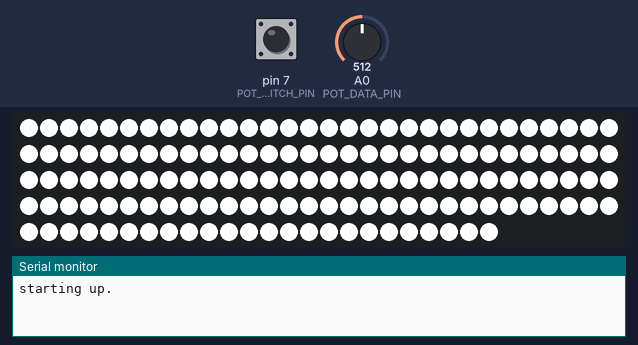
Bench run of a sketch on a simulated Arduino Uno, built with avr-gcc and run on an emulated ATmega328P. Parts: 144 RGB LEDs in strip order, left to right, continuing on the next row, the last lines printed to the serial monitor. The test bench sets the inputs (shaded band); at power-on: pin 7 (POT_SWITCH_PIN) HIGH, A0 (POT_DATA_PIN) = 512. Dim RGB values are drawn brighter than linear; the strip is taken to match the declared colour order.

Above: at 0.9 s.
2.5 s: pin 7 (POT_SWITCH_PIN) pulled LOW for 0.15 s
At 2.8 s:
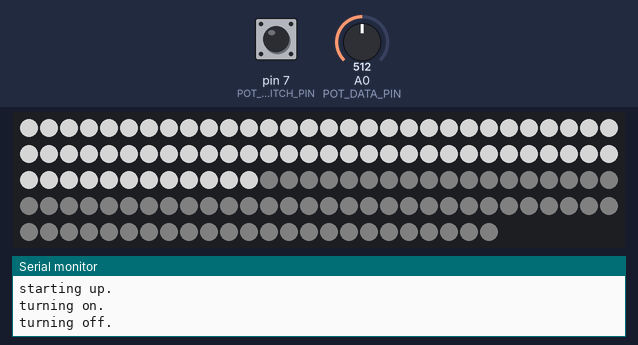
At 4.6 s:
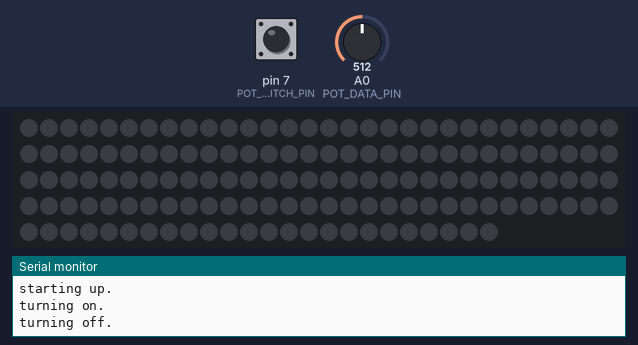
5.2 s: pin 7 (POT_SWITCH_PIN) pulled LOW for 1 s
8.7 s: pin 7 (POT_SWITCH_PIN) pulled LOW for 3.2 s
Timing chart, 0 to 11.7 s (numbered marks = the images above; inputs shaded):
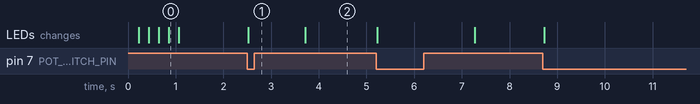

Measured:
- after the input at 2.5 s, the LEDs: change at once (image 1)

The sketch:

led-strip-rgbw2.ino
```cpp
/*
    LED Strip controlled by potentiometer with animations and dynamic brightness (SK6812)
*/

#include <Adafruit_NeoPixel.h>

#define NUMPIXELS 144
#define LED_DATA_PIN 5
#define POT_DATA_PIN A0
#define POT_SWITCH_PIN 7
#define LOW_BRIGHTNESS 5
#define DELAYVAL 10

Adafruit_NeoPixel pixels(NUMPIXELS, LED_DATA_PIN, NEO_RGBW + NEO_KHZ800);

bool isSwitchedOff = true;

void setup() {
  Serial.begin(9600);

  pinMode(POT_SWITCH_PIN, INPUT_PULLUP);

  pixels.begin();

  startUpAnimation();
}

void loop() {

  if(isSwitchedOn()) {

    turnOnIfNeeded();

    processCurrentInput();

  } else {
    turnOffIfNeeded();
  }

  delay(DELAYVAL);
}

void processCurrentInput() {
  int pivot = map(analogRead(POT_DATA_PIN), 0, 1023, 0, NUMPIXELS);
  int dynamicBrightness = map(analogRead(POT_DATA_PIN), 0, 1023, LOW_BRIGHTNESS, 255);

  for(int i=0; i < pivot; i++) {
    pixels.setPixelColor(i, getColor(dynamicBrightness));
  }

  for(int i=pivot; i < NUMPIXELS; i++) {
    pixels.setPixelColor(i, getColor(LOW_BRIGHTNESS));
  }

  pixels.show();
}

bool isSwitchedOn() {
  // because of INPUT_PULLUP, the values LOW and HIGH are switched
  return digitalRead(POT_SWITCH_PIN) == LOW;
}

void turnOnIfNeeded() {
  if(isSwitchedOff) {
      turnOn();
      isSwitchedOff = false;
    }
}

void turnOffIfNeeded() {
  if(!isSwitchedOff) {
    turnOff();
    isSwitchedOff = true;
  }
}

void turnOn() {
  Serial.println("turning on.");
  for(int i=0; i < NUMPIXELS; i++) {
    pixels.setPixelColor(i, getColor(LOW_BRIGHTNESS));
  }
  pixels.show();
}

void turnOff() {
  Serial.println("turning off.");
  for(int i=NUMPIXELS-1; i >= 0; i--) {
    pixels.setPixelColor(i, getColor(0));
    pixels.show();
  }
}

void startUpAnimation() {
  Serial.println("starting up.");
  for(int j=0; j < 3; j++) {
    for(int i=0; i < NUMPIXELS; i++) {
      pixels.setPixelColor(i, getColor(255));
    }
    pixels.show();
    delay(200);

    for(int i=0; i < NUMPIXELS; i++) {
      pixels.setPixelColor(i, getColor(0));
    }
    pixels.show();
    delay(200);
  }
}

uint32_t getColor(int brightness) {
  return pixels.Color(0, 0, 0, brightness);
}
```
